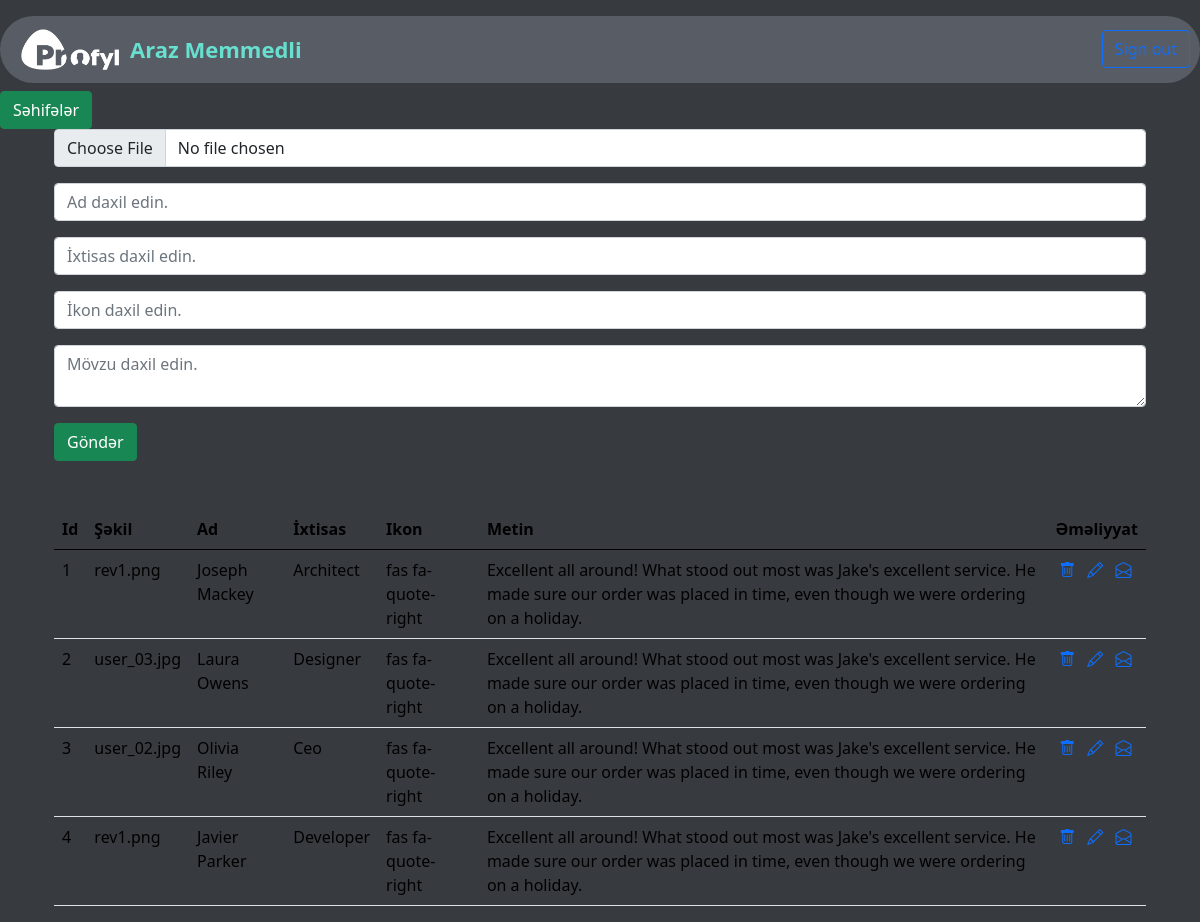
Screenshot of /admin/reviews/ with the database file from the repository.
### app/models.py (models this page shows)
class Reviews(db.Model):
    id = db.Column(db.Integer, primary_key=True)
    r_img = db.Column(db.String(200))
    r_name = db.Column(db.String(140))
    r_company = db.Column(db.String(150))
    r_icon = db.Column(db.String(100))
    r_subject = db.Column(db.String(255))

### admin/reviews_routes.py (the view, shortened to what this page needs)
@reviews_bp.route('/admin/reviews/',methods=['GET','POST'])
def reviews():
    form=ReviewsForm()
    t_reviews=Reviews.query.all()
    return render_template('admin/reviews.html',form=form,t_reviews=t_reviews)

### admin/forms.py
class ReviewsForm(FlaskForm):
    r_img=FileField('r_img')
    r_name=StringField('r_name')
    r_company=StringField('r_company')
    r_icon=StringField('r_icon')
    r_subject=TextAreaField('r_subject')
    r_submit=SubmitField()

### admin/templates/admin/reviews.html (shortened to what this page needs)
{% extends 'admin/base.html' %}
{% block content %}
<section id="reviews-form">
    <div class="container">
        <div class="row">
            <div class="col-12">
                <form action="/admin/reviews/" method="POST" enctype="multipart/form-data">
                    <div class="form-group">
                        {{form.r_img(class_='form-control',placeholder='Şəkil daxil edin.')}}
                    </div>
                    <div class="form-group mt-3">
                        {{form.r_name(class_='form-control',placeholder='Ad daxil edin.')}}
                    </div>
                    <div class="form-group mt-3">
                        {{form.r_company(class_='form-control',placeholder='İxtisas daxil edin.')}}
                    </div>
                    <div class="form-group mt-3">
                        {{form.r_icon(class_='form-control',placeholder='İkon daxil edin.')}}
                    </div>
                    <div class="form-group mt-3">
                        {{form.r_subject(class_='form-control',placeholder='Mövzu daxil edin.')}}
                    </div>
                    <div class="form-group mt-3">
                        {{form.r_submit(class_='btn btn-success',value='Göndər')}}
                    </div>
                </form>
            </div>
        </div>
    </div>
</section>
<section id="reviews-table">
    <div class="container mt-5">
        <table class="table" style="color: white;">
            <thead>
              <tr>
                <th scope="col">Id</th>
                <th scope="col">Şəkil</th>
                <th scope="col">Ad</th>
                <th scope="col">İxtisas</th>
                <th scope="col">Ikon</th>
                <th scope="col">Metin</th>
                <th scope="col">Əməliyyat</th>
              </tr>
            </thead>
            <tbody>
              {% for reviews in t_reviews %}
              <tr>
                <td>{{reviews.id}}</td>
                <td>{{reviews.r_img}}</td>
                <td>{{reviews.r_name}}</td>
                <td>{{reviews.r_company}}</td>
                <td>{{reviews.r_icon}}</td>
                <td>{{reviews.r_subject}}</td>
                <td>
                    <a href="/reviews/delete/{{reviews.id}}"><i class="bi bi-trash mx-1"></i></a>
                    <a href="/reviews/update/{{reviews.id}}"><i class="bi bi-pencil mx-1"></i></a>
                    <a href=""><i class="bi bi-envelope-open mx-1"></i></a>
                </td>
              </tr>
              {% endfor %}
            </tbody>
          </table>
    </div>
</section>
{% endblock  %}

### rows the page displays
Reviews: id "1", r_img "rev1.png", r_name "Joseph Mackey", r_company "Architect", r_icon "fas fa-quote-right", r_subject "Excellent all around! What stood out most was Jake's excellent service. He made sure our order was placed in time, even though we were ordering on a holiday."
Reviews: id "2", r_img "user_03.jpg", r_name "Laura Owens", r_company "Designer", r_icon "fas fa-quote-right", r_subject "Excellent all around! What stood out most was Jake's excellent service. He made sure our order was placed in time, even though we were ordering on a holiday."
Reviews: id "3", r_img "user_02.jpg", r_name "Olivia Riley", r_company "Ceo", r_icon "fas fa-quote-right", r_subject "Excellent all around! What stood out most was Jake's excellent service. He made sure our order was placed in time, even though we were ordering on a holiday."
Reviews: id "4", r_img "rev1.png", r_name "Javier Parker", r_company "Developer", r_icon "fas fa-quote-right", r_subject "Excellent all around! What stood out most was Jake's excellent service. He made sure our order was placed in time, even though we were ordering on a holiday."
